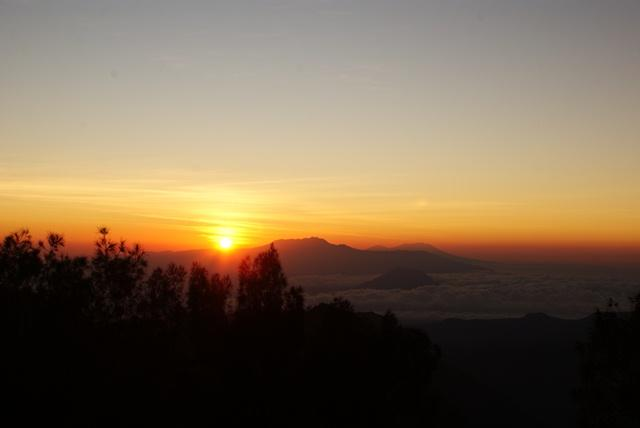
#> input picture Hava Durumu/dataset/sunrise89.jpeg, 640 x 428 px, found by its file name; its folder holds only this picture in this run
$ jupyter execute --allow-errors Weather_first_analysis_V1.0.ipynb   (shell and % lines are left out)
#> lines starting #> are read from the running program, lines starting #| are printed output that depends on the picture
# Préparation du dataset

## Import du dataset

[cell 1]
import pandas as pd
import numpy as np
import matplotlib.pyplot as plt
import seaborn as sns
from os import listdir

path = "C:/Document sur disque/Formation OpenClassRooms/P6-DS-OC/Hava Durumu/dataset/"
list_photos = [file for file in listdir(path)]
print(len(list_photos))

## Création des labels des photos à partir du nom des images

[cell 2]
from sklearn import preprocessing

list_labels = ["cloudy", "rain", "shine", "sunrise"]
label_name = "no_name "

def photo_class(photo) :
#> called with photo = 'sunrise89.jpeg'
    for label in list_labels :
        if label in photo :
            return label
    return label_name

data = pd.DataFrame()
data["image_path"] = list_photos
data["label_name"] = data["image_path"].apply(lambda x : photo_class(x))
le = preprocessing.LabelEncoder()
data["label"] = le.fit_transform(data["label_name"])
data

[cell 3]
data.groupby("label").count()

## Affichage d'exemples d'images par label

[cell 4]
from matplotlib.image import imread

def list_fct(name) :
    list_image_name = [list_photos[i] for i in range(len(data)) if data["label_name"][i]==name]
    return list_image_name

list_cloudy=[list_photos[i] for i in range(len(data)) if data["label_name"][i]=="cloudy"]
list_rain=[list_photos[i] for i in range(len(data)) if data["label_name"][i]=="rain"]
list_shine=[list_photos[i] for i in range(len(data)) if data["label_name"][i]=="shine"]
list_sunrise=[list_photos[i] for i in range(len(data)) if data["label_name"][i]=="sunrise"]

#> (the rest of this cell did not finish here and is left out)

## Détermination et affichage des descripteurs SIFT

* L'image contient 319 descripteurs
* Chaque descripteur est un vecteur de longueur 128

[cell 5]
import cv2 as cv2

[cell 6]
import cv2 as cv2


sift = cv2.xfeatures2d.SIFT_create()
#> (the rest of this cell did not finish here and is left out)

# Pré-traitement des images via SIFT

## Créations des descripteurs de chaque image
* Pour chaque image passage en gris et equalisation
* création d'une liste de descripteurs par image ("sift_keypoints_by_img") qui sera utilisée pour réaliser les histogrammes par image
* création d'une liste de descripteurs pour l'ensemble des images ("sift_keypoints_all") qui sera utilisé pour créer les clusters de descripteurs

[cell 7]
# identification of key points and associated descriptors
import time, cv2
sift_keypoints = []
temps1=time.time()
sift = cv2.xfeatures2d.SIFT_create(500)

for image_num in range(len(list_photos)) :
    if image_num%100 == 0 : print(image_num)
    image = cv2.imread(path+list_photos[image_num],0) # convert in gray
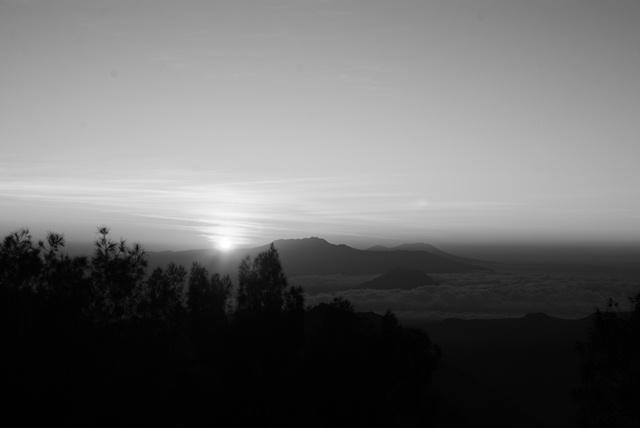
#> image: shape (428, 640); min 0, max 255, mean 105.9
    # image = cv2.cvtColor(image,cv2.COLOR_BGR2GRAY)
    res = cv2.equalizeHist(image)   # equalize image histogram
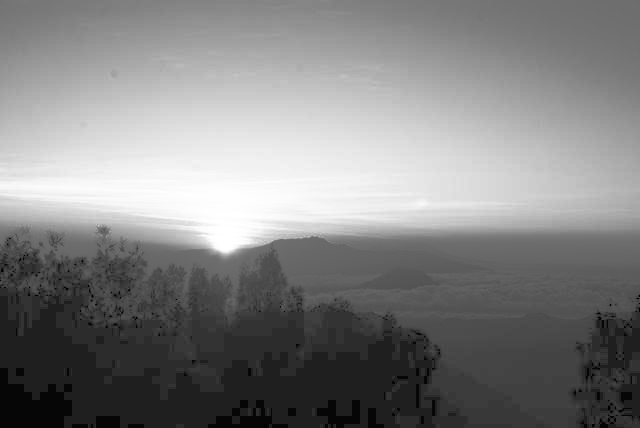
#> res: shape (428, 640); min 0, max 255, mean 129.9
    kp, des = sift.detectAndCompute(res, None)
#> kp = 118 keypoints; strongest (x, y, size): (600, 318, 2), (104, 230, 6.4), (593, 425, 1.9), (580, 391, 1.9)
    sift_keypoints.append(des)

sift_keypoints_by_img = np.asarray(sift_keypoints)
sift_keypoints_all    = np.concatenate(sift_keypoints_by_img, axis=0)
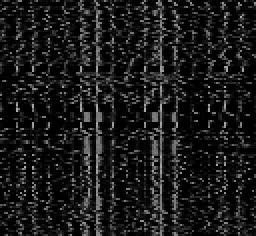
#> sift_keypoints_all: shape (118, 128) float32 (shown 2 times larger); min 0, max 178, mean 25.7

print()
print("Nombre de descripteurs : ", sift_keypoints_all.shape)
#| Nombre de descripteurs :  (118, 128)

duration1=time.time()-temps1
print("temps de traitement SIFT descriptor : ", "%15.2f" % duration1, "secondes")

## Création des clusters de descripteurs
* Utilisation de MiniBatchKMeans pour obtenir des temps de traitement raisonnables

[cell 8]
from sklearn import cluster, metrics

# Determination number of clusters
temps1=time.time()

k = int(round(np.sqrt(len(sift_keypoints_all)),0))
#> k = 11
print("Nombre de clusters estimés : ", k)
#| Nombre de clusters estimés :  11
print("Création de",k, "clusters de descripteurs ...")
#> (printed output is left out)

# Clustering
kmeans = cluster.MiniBatchKMeans(n_clusters=k, init_size=3*k, random_state=0)
kmeans.fit(sift_keypoints_all)

duration1=time.time()-temps1
print("temps de traitement kmeans : ", "%15.2f" % duration1, "secondes")

## Création des features des images
* Pour chaque image :
   - prédiction des numéros de cluster de chaque descripteur
   - création d'un histogramme = comptage pour chaque numéro de cluster du nombre de descripteurs de l'image

Features d'une image = Histogramme d'une image = Comptage pour une image du nombre de descripteurs par cluster

[cell 9]
# Creation of histograms (features)
temps1=time.time()

def build_histogram(kmeans, des, image_num):
    res = kmeans.predict(des)
    hist = np.zeros(len(kmeans.cluster_centers_))
    nb_des=len(des)
    if nb_des==0 : print("problème histogramme image  : ", image_num)
    for i in res:
        hist[i] += 1.0/nb_des
    return hist


# Creation of a matrix of histograms
hist_vectors=[]

for i, image_desc in enumerate(sift_keypoints_by_img) :
    if i%100 == 0 : print(i)
    hist = build_histogram(kmeans, image_desc, i) #calculates the histogram
    hist_vectors.append(hist) #histogram is the feature vector
#> this loop made 1 pass
#> (hist, nb_des in build_histogram) on pass 1: ([0, 0, 0, 0, 0, 0, 0, 0, 0, 0, 0], 118)
#| 0
#> after the loop, hist_vectors = [[0.0593, 0.144, 0.11, 0.203, 0.127, 0.11, 0.0424, 0.00847, 0.0678, 0.0932, 0.0339]]

im_features = np.asarray(hist_vectors)

duration1=time.time()-temps1
print("temps de création histogrammes : ", "%15.2f" % duration1, "secondes")

## Réductions de dimension

### Réduction de dimension PCA
* La réduction PCA permet de créer des features décorrélées entre elles, et de diminuer leur dimension, tout en gardant un niveau de variance expliquée élevé (99%)
* L'impact est une meilleure séparation des données via le T-SNE et une réduction du temps de traitement du T-SNE

[cell 10]
from sklearn import manifold, decomposition

print("Dimensions dataset avant réduction PCA : ", im_features.shape)
#| Dimensions dataset avant réduction PCA :  (1, 11)
pca = decomposition.PCA(n_components=0.99)
feat_pca= pca.fit_transform(im_features)
#> feat_pca = [0]
print("Dimensions dataset après réduction PCA : ", feat_pca.shape)
#| Dimensions dataset après réduction PCA :  (1, 1)
